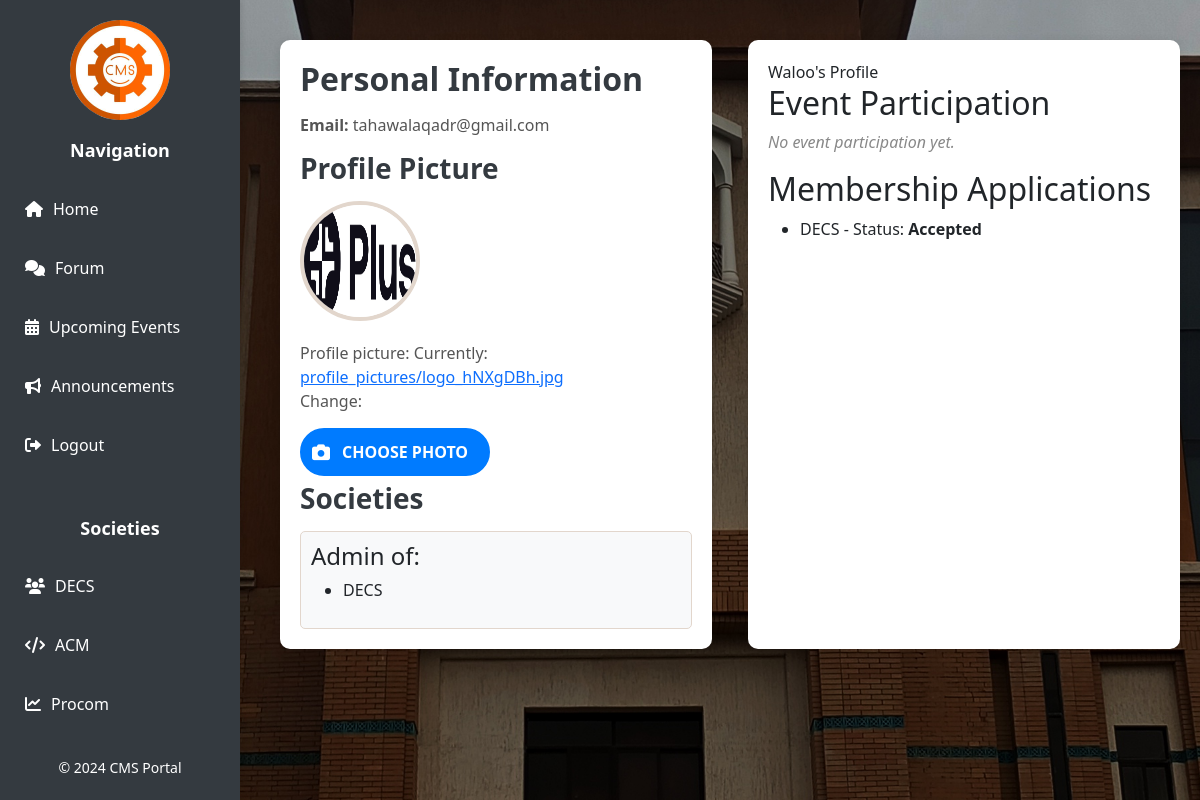
/profile/Waloo/ (signed in), run on the app's committed database.
### loginreg/models.py (models this page shows, shortened)
class CustomUser(AbstractUser):
    email = models.EmailField(unique=True)
    isadmin = models.BooleanField(default=False)
    profile_picture = models.ImageField(upload_to="profile_pictures/", default="profile_pictures/default.png")

### Society/models.py (models this page shows, shortened)
class Society(models.Model):
    name = models.CharField(max_length=255, unique=True)
    description = models.TextField(blank=True)
    created_at = models.DateTimeField(auto_now_add=True)
    admins = models.ManyToManyField(CustomUser, related_name='society_admins')
    members = models.ManyToManyField(CustomUser, related_name='society_members', blank=True)
    email = models.EmailField(blank=True)
    phone_number = models.CharField(max_length=15, blank=True)

class MembershipApplication(models.Model):
    user = models.ForeignKey(CustomUser, on_delete=models.CASCADE, related_name="applications")
    society = models.ForeignKey(Society, on_delete=models.CASCADE, related_name="applications")
    first_name = models.CharField(max_length=50)
    last_name = models.CharField(max_length=50)
    gpa = models.DecimalField(max_digits=4, decimal_places=2)
    department = models.CharField(max_length=100)
    roll_number = models.CharField(max_length=20)
    resume = models.FileField(upload_to="resumes/", blank=True, null=True)
    reason = models.TextField()
    status = models.CharField(
        max_length=10,
        choices=[('pending', 'Pending'), ('approved', 'Approved'), ('rejected', 'Rejected')],
        default='pending'
    )
    submitted_at = models.DateTimeField(auto_now_add=True)

### Society/views.py (the view)
# urls.py: path('profile/<str:username>/', sviews.profile_view, name='user_profile'),
@login_required
def profile_view(request, username):
    user = get_object_or_404(CustomUser, username=username)
    societies = user.society_members.all()
    admin_societies = user.society_admins.all()
    participation_details = ParticipationDetail.objects.filter(participant=user)
    membership_applications = MembershipApplication.objects.filter(user=user)
    for application in membership_applications:
        if application.society in societies:
            application.status = "Accepted"
    user_posts = Post.objects.filter(author=user).order_by('-created_at')
    user_comments = Comment.objects.filter(author=user).order_by('-created_at')
    if request.method == "POST" and request.user == user:
        form = ProfilePictureForm(request.POST, request.FILES, instance=user)
        if form.is_valid():
            form.save()
    else:
        form = ProfilePictureForm(instance=user) if request.user == user else None
    context = {
        "user": user,
        "societies": societies,
        "admin_societies": admin_societies,
        "participation_details": participation_details,
        "membership_applications": membership_applications,
        "user_posts": user_posts,
        "user_comments": user_comments,
        "form": form,
    }
    return render(request, "profile.html", context)

### Templates/profile.html (shortened to what this page needs)
{% load static %}
<!DOCTYPE html>
<html lang="en">
<head>
    <link href="https://cdn.jsdelivr.net/npm/bootstrap@5.3.0/dist/css/bootstrap.min.css" rel="stylesheet">
    <link rel="stylesheet" href="https://cdnjs.cloudflare.com/ajax/libs/font-awesome/6.0.0/css/all.min.css">
</head>
<body>
    <div class="sidebar">
        <div class="logo-container" style="text-align: center;">
            <img src="/static/images/logo.jpg" alt="CMS Logo" class="rounded-circle">
        </div>
        <h3 class="text-center">Navigation</h3>
        <ul class="list-unstyled">
            <li><a href="{% url 'home' %}"><i class="fas fa-home"></i> Home</a></li>
            <li><a href="{% url 'forumhome' %}"><i class="fas fa-comments"></i> Forum</a></li>
            <li><a href="{% url 'upcoming_events' society_id=1 %}"><i class="fas fa-calendar-alt"></i> Upcoming Events</a></li>
            <li><a href="{% url 'announcements_page' society_id=1 %}"><i class="fas fa-bullhorn"></i> Announcements</a></li>
            <li><a href="{% url 'logout' %}"><i class="fas fa-sign-out-alt"></i> Logout</a></li>
        </ul>
        <h3 class="text-center" style="margin-top: 20px;">Societies</h3>
        <ul class="list-unstyled">
            <li><a href="{% url 'decshome' %}"><i class="fas fa-users"></i> DECS</a></li>
            <li><a href="{% url 'acmhome' %}"><i class="fas fa-code"></i> ACM</a></li>
            <li><a href="{% url 'pcomhome' %}"><i class="fas fa-chart-line"></i> Procom</a></li>
        </ul>
        <div class="sidebar-footer mt-auto text-center">
            <p style="font-size: 14px;">&copy; 2024 CMS Portal</p>
        </div>
    </div>
    <div class="content">
        <div class="left-section">
            <h2>Personal Information</h2>
            <p><strong>Email:</strong> {{ user.email }}</p>
            <h3>Profile Picture</h3>
            <img src="{{ user.profile_picture.url }}" alt="Profile Picture" width="120" height="120">
            <form method="post" enctype="multipart/form-data">
                {{ form.as_p }}
                <label for="profile_picture" class="btn-upload">
                    <i class="fas fa-camera"></i> Choose Photo
                </label>
            </form>
            <h3>Societies</h3>
            <div class="scrollable">
                {% if admin_societies %}
                    <h4>Admin of:</h4>
                    <ul>
                        {% for society in admin_societies %}
                            <li>{{ society.name }}</li>
                        {% endfor %}
                    </ul>
                {% else %}
                    <p>Not a member of any societies.</p>
                {% endif %}
            </div>
        </div>
        <div class="right-section">
            <div class="header">
                {{ user.username }}'s Profile
            </div>
            <h2>Event Participation</h2>
            <div class="scrollable">
                {% if participation_details %}
                    <ul>
                        {% for participation in participation_details %}
                            <li>
                                Event: <strong>{{ participation.event.title }}</strong><br>
                                Position: {{ participation.position }}
                            </li>
                        {% endfor %}
                    </ul>
                {% else %}
                    <p class="no-events">No event participation yet.</p>
                {% endif %}
            </div>
            <h2>Membership Applications</h2>
            <div class="scrollable">
                {% if membership_applications %}
                    <ul>
                        {% for application in membership_applications %}
                            <li>
                                {{ application.society.name }} - Status: <strong>{{ application.status }}</strong>
                            </li>
                        {% endfor %}
                    </ul>
                {% else %}
                    <p>No applications submitted yet.</p>
                {% endif %}
            </div>
        </div>
    </div>
</body>
</html>

### data on the page
CustomUser: email "tahawalaqadr@gmail.com", profile_picture (picture), as_p "Profile picture: Currently: profile_pictures/logo_hNXgDBh.jpg Change:", username "Waloo"
Society: name "DECS"
MembershipApplication: society.name "DECS", status "Accepted"
